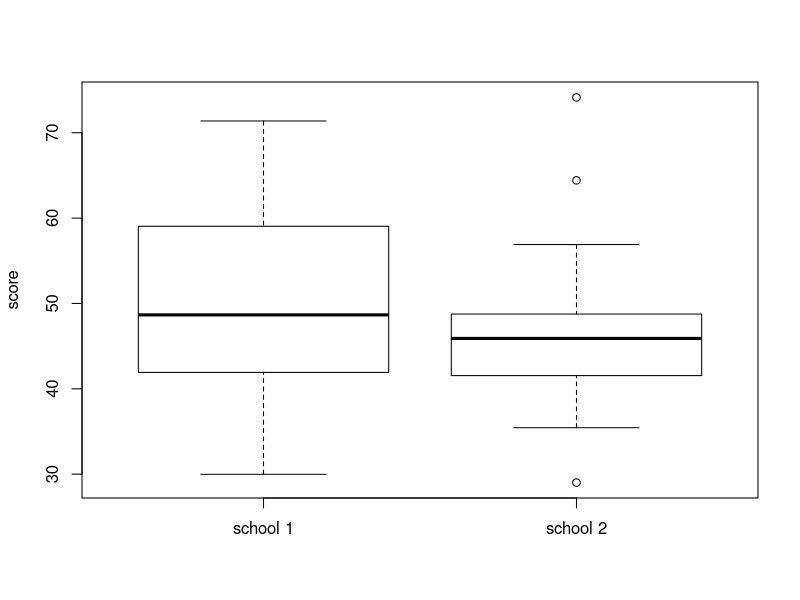
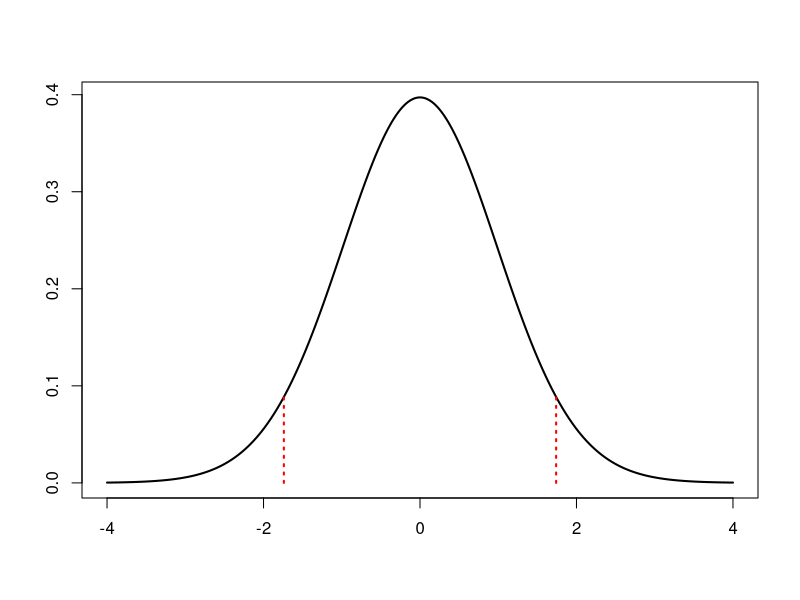
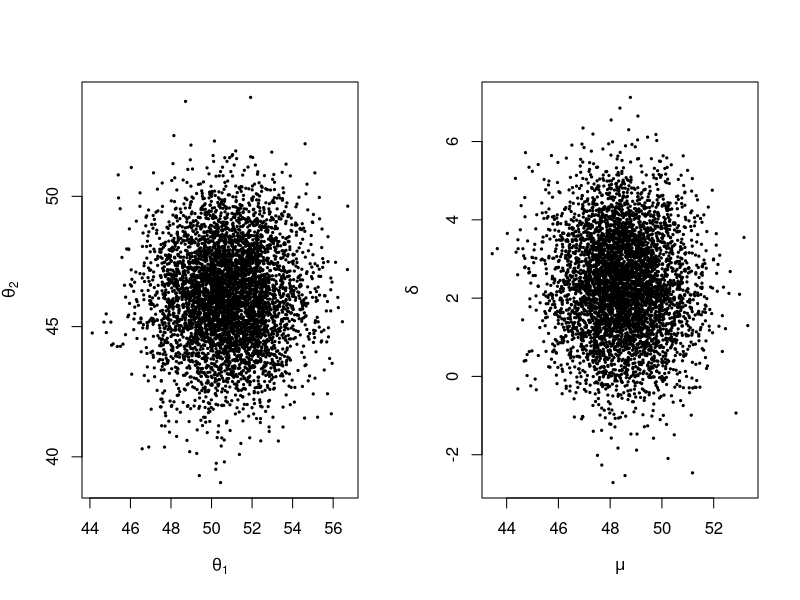
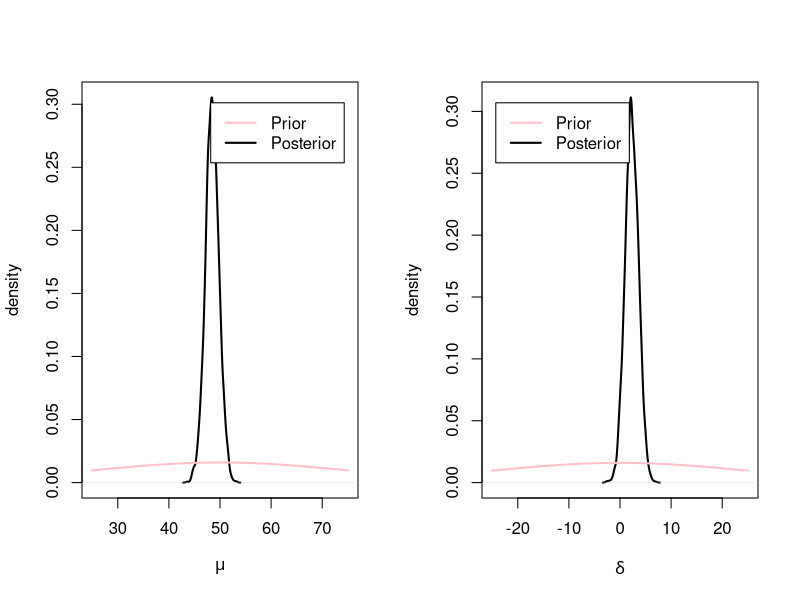

The R source for these figures, in order:
## ---- chunk 1
rm(list=ls());  set.seed(20210520);
knitr::opts_chunk$set(fig.align = 'center', message = FALSE)
## ---- chunk 2
y1 <- c(52.11, 57.65, 66.44, 44.68, 40.57, 35.04, 50.71, 66.17,
        39.43, 46.17, 58.76, 47.97, 39.18, 64.63, 69.38, 32.38,
        29.98, 59.32, 43.04, 57.83, 46.07, 47.74, 48.66, 40.80,
        66.32, 53.70, 52.42, 71.38, 59.66, 47.52, 39.51)

y2 <- c(52.87, 50.03, 41.51, 37.42, 64.42, 45.44, 46.06, 46.37,
        46.66, 29.01, 35.69, 49.16, 55.90, 45.84, 35.44, 43.21,
        48.36, 74.14, 46.76, 36.97, 43.84, 43.24, 56.90, 47.64,
        38.84, 42.96, 41.58, 45.96)
## ---- chunk 3
boxplot(list(y1, y2), ylab="score", 
        names=c("school 1", "school 2"), col=0)
## ---- chunk 4
n1 <- length(y1);  y1bar <- mean(y1);  s1 <- sd(y1);
n2 <- length(y2);  y2bar <- mean(y2);  s2 <- sd(y2);

y1bar-y2bar
## ---- chunk 5
# pooled sample standard deviation
(sp      <- sqrt( ( (n1-1)*s1^2 + (n2-1)*s2^2 ) / (n1+n2-2)) )
# test-statistic
(t.stat <- (y1bar- y2bar) / (sp * sqrt(1/n1 + 1/n2)) )
## ---- chunk 6
tvals <- seq(-4, 4, 0.01)
plot(tvals, dt(tvals, df=n1+n2-2), type="l", lwd=2, ylab="",xlab="")
segments(1.74,0,1.74, dt(1.74, df=n1+n2-2), col="red", lwd=2, lty=3)
segments(-1.74,0,-1.74, dt(1.74,df=n1+n2-2), col="red", lwd=2, lty=3)
## ---- chunk 7
# two-sided p-value 
2 * (1 - pt(abs(t.stat), df=n1+n2-2))
## ---- chunk 8
# Or just go
t.test(y1, y2, var.equal=T)
## ---- chunk 9
# Hyperparmeters
mu.0     <- 50 ;  gamma2.0 <- 625;
delta.0  <- 0  ;  tau2.0   <- 625;
sigma2.0 <- 100;   nu.0    <- 1  ;

# Starting values 
mu    <- (y1bar + y2bar) / 2 
delta <- (y1bar - y2bar) / 2

# Now let's generate the Markov chain!
S <- 5000
mu.chain     <- rep(NA, S);  
delta.chain  <- rep(NA, S); 
sigma2.chain <-rep(NA, S) ;

for(s in 1:S)
{ # First update sigma2, then mu then delta
 sigma2   <- 1/rgamma(1, (nu.0 + n1 + n2) / 2,  
    (nu.0*sigma2.0 + sum( (y1 - mu - delta)^2 ) + 
      sum( (2 - mu + delta)^2 ) ) / 2 )
 gamma2.n <- 1 / (1/gamma2.0 + (n1+n2)/sigma2) 
 mu.n     <- gamma2.n * (mu.0/gamma2.0 + ( sum(y1-delta) + 
                     sum(y2+delta) ) / sigma2 )
 mu      <- rnorm(1, mean=mu.n, sd=sqrt(gamma2.n))
 tau2.n  <- 1 / (1/tau2.0 + (n1+n2)/sigma2)
 delta.n <- tau2.n * (delta.0/tau2.0 + ( sum(y1-mu) - 
                      sum(y2-mu)) / sigma2 )
 delta   <- rnorm(1, mean=delta.n, sd=sqrt(tau2.n))
 
 mu.chain[s]     <- mu
 delta.chain[s]  <- delta
 sigma2.chain[s] <- sigma2
 }
## ---- chunk 10
ylab=expression(theta[2])
xlab=expression(theta[1])
ylab2=expression(delta)
xlab2=expression(mu)
## ---- chunk 11
par(mfrow=c(1,2))
plot(mu.chain+delta.chain, mu.chain-delta.chain,
  xlab=xlab, ylab=ylab,pch=19,cex=0.3)

plot(mu.chain, delta.chain,pch=19,cex=0.3,xlab=xlab2,ylab=ylab2)
## ---- chunk 12
par(mfrow=c(1,2))

plot(density(mu.chain), xlim=c(25, 75), lwd=2, 
  xlab=expression(mu), ylab="density", main="") 
mu.vals <- seq(25, 75, .10)
lines(mu.vals,dnorm(mu.vals, mu.0, sqrt(gamma2.0)), 
  lwd=2, col="pink")
legend("topright", inset=.05, lwd=2, col=c("pink", "black"), 
   legend=c("Prior", "Posterior"))

plot(density(delta.chain), xlim=c(-25, 25), lwd=2,
  xlab=expression(delta), ylab="density", main="")
delta.vals <- seq(-25, 25, .10)
lines(delta.vals, dnorm(delta.vals, delta.0, sqrt(tau2.0)), 
  lwd=2, col="pink")
legend("topleft", inset=.05, lwd=2, col=c("pink", "black"), 
   legend=c("Prior", "Posterior"))
## ---- chunk 13
(y1bar+y2bar)/2; mean(mu.chain)
## ---- chunk 14
mean(delta.chain)*2; y1bar-y2bar
## ---- chunk 15
# Posterior belief about other quantities of interest
# 2*delta = theta1 - theta2
quantile(2*delta.chain, c(.025, .975))  
## ---- chunk 16
# Posterior belief that theta1 > theta2
mean(delta.chain > 0)  
## ---- chunk 17
# Posterior predictive simulation 
y1.tilde <- rnorm(S, mean=mu.chain+delta.chain,
                  sd=sqrt(sigma2.chain))
y2.tilde <- rnorm(S, mean=mu.chain-delta.chain,
                  sd=sqrt(sigma2.chain))

mean(y1.tilde > y2.tilde)
## ---- chunk 18
y1bar
## ---- chunk 19
(y1bar+y2bar)/2
## ---- chunk 20
mean(mu.chain+delta.chain)
